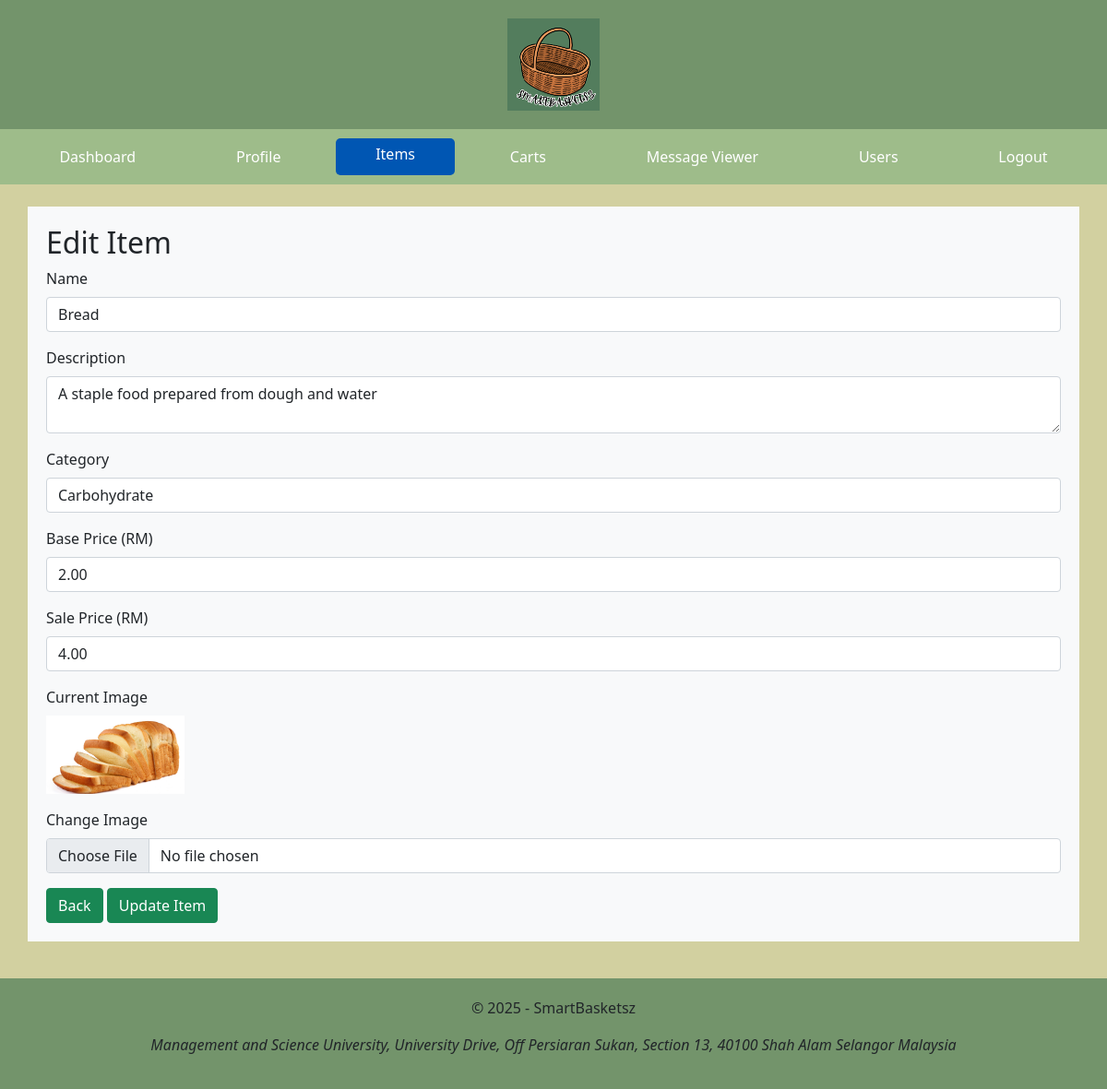
Screenshot of /SmartBasketsz/Admin/editItem.php?ID=1 (signed in) with the database file from the repository.
### tables this page shows
CREATE TABLE `item` (
  `ID` int(11) NOT NULL,
  `name` varchar(255) DEFAULT NULL,
  `description` varchar(255) DEFAULT NULL,
  `category` varchar(255) DEFAULT NULL,
  `basePrice` decimal(10,2) NOT NULL,
  `salePrice` decimal(10,2) NOT NULL,
  `image` varchar(255) NOT NULL
);

### SmartBasketsz/Admin/editItem.php (the view, shortened to what this page needs)
<?php
include_once "../config.php";
$itemId = (int)$_GET['ID'];
$sql = "SELECT * FROM Item WHERE ID = ?";
$stmt = $conn->prepare($sql);
$stmt->bind_param("i", $itemId);
$stmt->execute();
$result = $stmt->get_result();
$item = $result->fetch_assoc();
?>
<!DOCTYPE html>
<html lang="en">
<head>
    <link href="https://cdn.jsdelivr.net/npm/bootstrap@5.0.2/dist/css/bootstrap.min.css" rel="stylesheet"
>
    <link rel="stylesheet" type="text/css" href="../template.css?v=202505191827">
</head>
<body>
<div class="container-fluid d-flex justify-content-center align-items-center header-bar">
    <header>
        <img src="../SmartBasketszLogo.png" height="100" width="100">
    </header>
</div>
<nav class="nav nav-pills flex-column flex-sm-row theNavBar">
    <a class="flex-sm-fill text-sm-center nav-link" href="dashboard.php">Dashboard</a>
    <a class="flex-sm-fill text-sm-center nav-link" href="profile.php">Profile</a>
    <a class="flex-sm-fill text-sm-center nav-link active" href="items.php">Items</a>
    <a class="flex-sm-fill text-sm-center nav-link" href="carts.php">Carts</a>
    <a class="flex-sm-fill text-sm-center nav-link" href="messageViewer.php">Message Viewer</a>
    <a class="flex-sm-fill text-sm-center nav-link" href="users.php">Users</a>
    <a class="flex-sm-fill text-sm-center nav-link" href="logout.php">Logout</a>
</nav>
<div class="container bg-light mt-4">
    <h2>Edit Item</h2>
    <form action="editItem.php?ID=<?php echo $itemId; ?>" method="POST" enctype="multipart/form-data">
        <div class="mb-3">
            <label for="name" class="form-label">Name</label>
            <input type="text" class="form-control" id="name" name="name" value="<?php echo htmlspecialchars($item['name']); ?>" required>
        </div>
        <div class="mb-3">
            <label for="description" class="form-label">Description</label>
            <textarea class="form-control" id="description" name="description" required><?php echo htmlspecialchars($item['description']); ?></textarea>
        </div>
        <div class="mb-3">
            <label for="category" class="form-label">Category</label>
            <input type="text" class="form-control" id="category" name="category" value="<?php echo htmlspecialchars($item['category']); ?>" required>
        </div>
        <div class="mb-3">
            <label for="basePrice" class="form-label">Base Price (RM)</label>
            <input type="number" step="0.01" class="form-control" id="basePrice" name="basePrice" value="<?php echo htmlspecialchars($item['basePrice']); ?>" required>
        </div>
        <div class="mb-3">
            <label for="salePrice" class="form-label">Sale Price (RM)</label>
            <input type="number" step="0.01" class="form-control" id="salePrice" name="salePrice" value="<?php echo htmlspecialchars($item['salePrice']); ?>" required>
        </div>
        <div class="mb-3">
            <label for="currentImage" class="form-label">Current Image</label><br>
            <?php if (!empty($item['image']) && file_exists("../ItemImages/" . $item['image'])): ?>
                <img src="../ItemImages/<?php echo $item['image']; ?>" alt="Item Image" style="max-width:150px;">
            <?php else: ?>
                No image available.
            <?php endif; ?>
        </div>
        <div class="mb-3">
            <label for="image" class="form-label">Change Image</label>
            <input type="file" class="form-control" id="image" name="image">
        </div>
        <a href="items.php" class="btn btn-success">Back</a>
        <button type="submit" class="btn btn-success">Update Item</button>
    </form>
</div>
<div class="container-fluid d-flex justify-content-center align-items-center footer-bar">
    <footer>
        <p>&copy; 2025 - SmartBasketsz</p>
        <address><i>Management and Science University, University Drive, Off Persiaran Sukan, Section 13, 40100 Shah Alam Selangor Malaysia</i></address>
    </footer>
</div>
</body>
</html>

### SmartBasketsz/template.css (style rules this page uses)
body { background-color: #D2D0A0; }
.header-bar, .footer-bar { text-align: center; background-color: #73946B; padding: 20px 20px 20px 20px; }
.theNavBar { padding-top: 20px; }
.theNavBar { background-color: #9EBC8A; padding: 10px; }
.theNavBar a { color: #ffffff !important; margin: 0 5px; text-decoration: none; }
.theNavBar a.active { background-color: #0056b3 !important; border-radius: 5px; padding: 5px 10px; }
div.container { padding: 20px; }
.footer-bar { margin-top: 40px; }

### rows the page displays
item: name "Bread", description "A staple food prepared from dough and water", category "Carbohydrate", basePrice "2.00", salePrice "4.00", image (picture)
